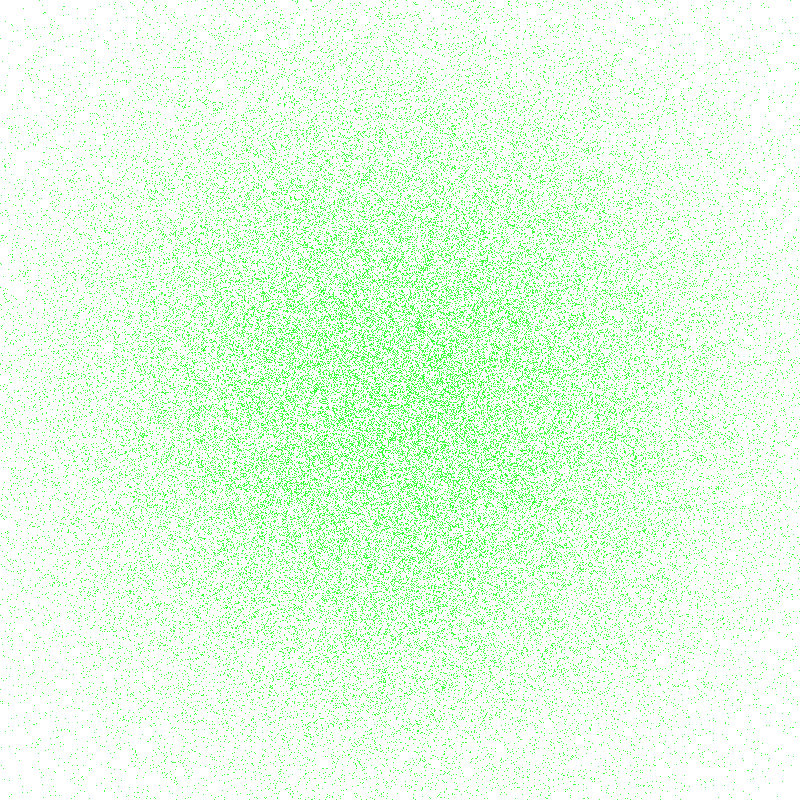
Frame 1 (no input)
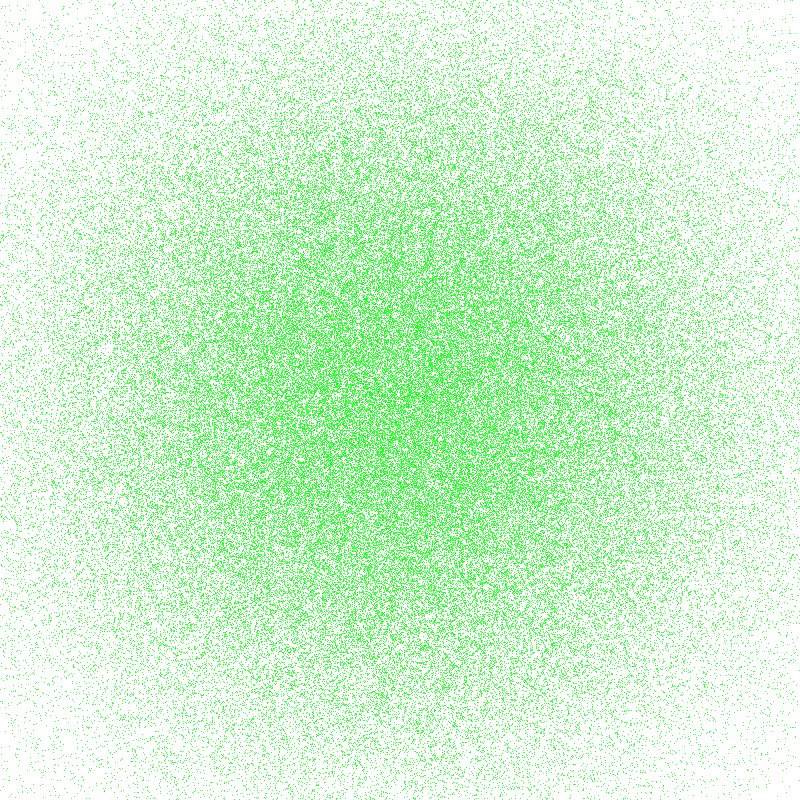
Frame 2 (the mouse pressed at the canvas centre, redrawn once)

The Processing sketch that drew these frames (run headless with seeded random() and noise(); the mouse was pressed at the canvas centre and the sketch redrawn once):

// Processing sketch: gaussian2D
// ── gaussian2D.pde
int n = 100000;


void setup(){
  size(800,800);
  background(255);
  noLoop();
}


void draw(){
  
  for(int i=0; i<n; i++){  
    float xg = map(randomGaussian(), -2, 2, 0, 1)*width;
    float yg = map(randomGaussian(), -2, 2, 0, 1)*height;
    stroke(0,255,0);
    point(xg, yg);
  }
  
}
